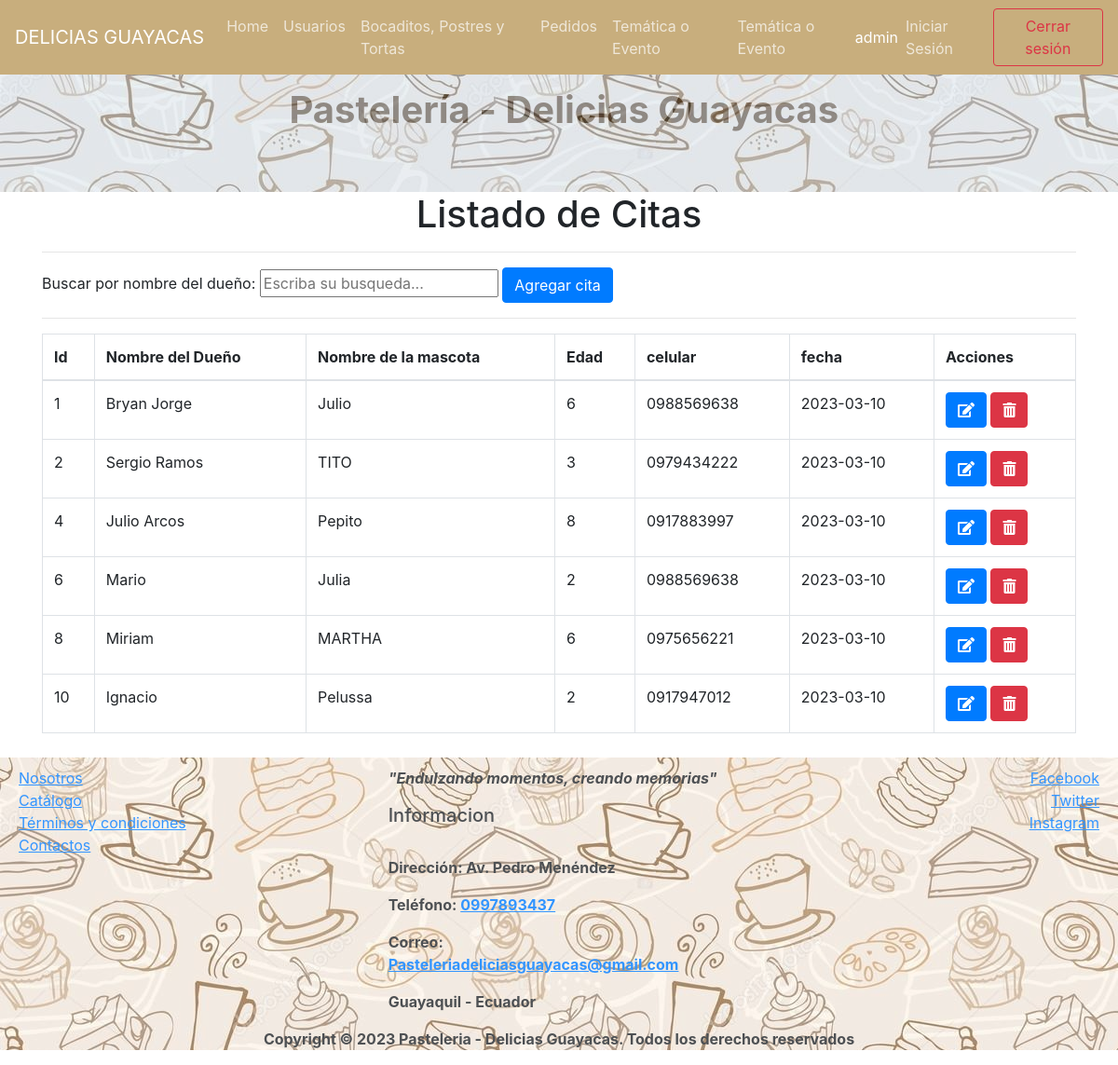
Screenshot of /index.php?c=Citas&f=index (signed in) with the database file from the repository.
### tables this page shows
CREATE TABLE `citas` (
  `id` int(11) NOT NULL,
  `duenio` varchar(40) NOT NULL,
  `nmascotas` varchar(20) NOT NULL,
  `edad` int(11) NOT NULL,
  `celular` varchar(10) NOT NULL,
  `fecha` date NOT NULL
);

### controller/FrontController.php (called while the page is built, shortened)
<?php
class FrontController {
    public function ruteo()
    {
        $funcion = (!empty($_REQUEST['f'])) ? htmlentities($_REQUEST['f']) : FUNCION_PRINCIPAL;
        $cont = new  $controlador();
        $cont->$funcion();
    }
}
?>

### index.php (called while the page is built)
<?php
require_once 'controller/FrontController.php';
$front = new FrontController();
$front->ruteo();

### config/Conexion.php (called while the page is built)
<?php
class Conexion {
    public static function getConexion() {
         $dsn = 'mysql:host=localhost;port=3310;dbname=' . DBNAME;
        $conexion = null;
        try {
            $conexion = new PDO($dsn, DBUSER, DBPASSWORD);
             $conexion->setAttribute(PDO::ATTR_ERRMODE, PDO::ERRMODE_EXCEPTION);
        } catch (Exception $e) {
            echo $e;
            die("error " . $e->getMessage());
        }
        return $conexion;
    }
}

### model/dao/citasDao.php (called while the page is built, shortened)
<?php
require_once "config/Conexion.php";
class citasDao
{
    private $con;
    static private $getAll = "SELECT * FROM citas";
    public function __construct()
    {
        $this->con = Conexion::getConexion();
    }
    public function getAll()
    {
        $stmt = $this->con->prepare(citasDao::$getAll);
        $stmt->execute();
        return $stmt->fetchAll(PDO::FETCH_ASSOC);
    }
}
?>

### view/citas/citas.list.admin.php (the view, shortened to what this page needs)
<?php require_once HEADER?>
    <div class="container">
        <div class="row">
            <div class="col-md-12">
                <h1 class="text-center">Listado de Citas</h1>
                <hr>
                <div>
                    <label for="b">Buscar por nombre del dueño:</label>
                    <input type="text" name="b" id="b" placeholder="Escriba su busqueda...">  <a href="index.php?c=citas&f=newcitas" class="btn btn-primary"> Agregar cita</a>
                </div>
                <hr>
                <table class="table table-bordered table-hover">
                    <thead>
                        <tr>
                            <th>Id</th>
                            <th>Nombre del Dueño</th>
                            <th>Nombre de la mascota</th>
                            <th>Edad</th>
                            <th>celular</th>
                            <th>fecha</th>
                            <th>Acciones</th>
                        </tr>
                    </thead>
                    <tbody class="JSON">
                        <?php foreach($rescitas as $citas){ ?>
                        <tr>
                            <td><?php echo $citas['id'] ?></td>
                            <td><?php echo $citas['duenio'] ?></td>
                            <td><?php echo $citas['nmascotas'] ?></td>
                            <td><?php echo $citas['edad'] ?></td>
                            <td><?php echo $citas['celular'] ?></td>
                            <td><?php echo $citas['fecha'] ?></td>
                            <td>
                                <a href="index.php?c=citas&f=editcitas&id=<?php echo $citas['id'] ?>" class="btn btn-primary"><i class="fas fa-edit"></i></a>
                                <a onclick="if(!confirm('¿Esta seguro de eliminar: <?php echo $citas['duenio'] ?>?'))return false;"
                                href="index.php?c=citas&f=deletecitas&id=<?php echo $citas['id'] ?>" class="btn btn-danger"><i class="fas fa-trash-alt"></i></a>
                            </td>
                        </tr>
                        <?php }?>
                    </tbody>
                </table>
            </div>
        </div>
    </div>
<?php require_once FOOTER?>

### controller/CitasController.php (shortened to what this page needs)
<?php
require_once 'model/dao/citasDao.php';
class CitasController
{
    public function index()
    {
        $this->model=new citasDao();
        $rescitas = $this->model->getAll();
        if (empty($_SESSION[ID_ROLE]) || $_SESSION[ID_ROLE] == '2') {
            require_once VCITAS . 'list.php';
        }else{
            require_once VCITAS . 'list.admin.php';
        }
    }
}
?>

### view/templates/header.php (shortened to what this page needs)
<!DOCTYPE html>
<html>
    <head>
        <link href="assets/css/bootstrap.min.css" rel="stylesheet">
        <link href="assets/css/styles.css" rel="stylesheet">
        <link rel="stylesheet"
        href="https://use.fontawesome.com/releases/v5.6.3/css/all.css"
>
    </head>
    <body>
        <nav class="barraNavegacion navbar navbar-expand-md navbar-dark fixed-top">
            <a class="navbar-brand" href="index.php">DELICIAS GUAYACAS</a>
            <ul class="navbar-nav mr-auto">
                <li class="nav-item"><a class="nav-link" href="index.php">Home</a></li>
                <?php if (empty($_SESSION[ID_ROLE]) || $_SESSION[ID_ROLE] == '1'){?>
                    <li class="nav-item"><a class="nav-link" href="index.php?c=Clientes&f=index">Usuarios</a></li>
                <?php } else if (empty($_SESSION[ID_ROLE]) || $_SESSION[ID_ROLE] == '2'){?>
                    <li class="nav-item"><a class="nav-link" aria-current="page" href="index.php?c=Info">Quienes somos</a></li>
                <?php } else{?>
                    <li class="nav-item"><a class="nav-link" aria-current="page" href="index.php?c=Info">Gerente</a></li>
                <?php }?>
                <li class="nav-item"><a class="nav-link" href="index.php?c=Citas&f=index">Bocaditos, Postres y Tortas</a></li>
                <li class="nav-item"><a class="nav-link" href="index.php?c=Productos&f=index">Pedidos</a></li>
                <li class="nav-item"><a class="nav-link" href="index.php?c=Eventos&f=index">Temática o Evento</a></li>
                <li class="nav-item"><a class="nav-link" href="index.php?c=Servicios&f=index">Temática o Evento</a></li>
            </ul>
            <ul class="navbar-nav ml-auto">
                <li class="nav-item my-auto"><span style="color:white"><?php
                if (isset($_SESSION[NAME_USER])) {
                    echo $_SESSION['name'];
                }else{
                    echo 'Usuario';
                }?> </span></li>
                <li class="nav-item"><a class="nav-link" href="index.php?c=index&f=index&p=login">Iniciar Sesión</a></li>
            </ul>
            <?php
            if (isset($_SESSION['name']) && isset($_SESSION['role'])) {
                echo '<a class="btn btn-outline-danger" href="index.php?c=auth&f=logout">Cerrar sesión</a>';
            }
            ?>
        </nav>
        <div class="fondo">
            <h1 class="jumbotron text-center titNivel1">
                <strong>
                Pastelería - Delicias Guayacas
                </strong>
            </h1>
        </div>

### view/templates/footer.php (shortened to what this page needs)
<footer class="footer fondo">
    <div class="row">
        <div class="col-sm-4 d-flex flex-column">
            <a href="">Nosotros</a>
            <a href="">Cat&aacute;logo</a>
            <a href="">T&eacute;rminos y condiciones</a>
            <a href="">Contactos</a>
        </div>
        <div class="col-sm-4 d-flex flex-column align-items-center" >
        <strong>
        <address>
            <p><i>"Endulzando momentos, creando memorias"</i><br>
            <h5>Informacion</h5> <br>
			<p>Dirección: Av. Pedro Menéndez </p>
			<p>Teléfono: <a href="telefono">0997893437</a></p>
            <p>Correo: <a href = "email: Pasteleriadeliciasguayacas@gmail.com">Pasteleriadeliciasguayacas@gmail.com</a></p>
            <p>Guayaquil - Ecuador</p>
            </address>
            </strong>
        </div>
        <div class="col-sm-4 d-flex flex-column align-items-end">
            <a href="http://www.facebook.com/">Facebook</a>
            <a href="http://www.twitter.com/">Twitter</a>
            <a href="http://www.instagram.com/">Instagram</a>
        </div>
    </div>
    <div >
        <strong>
        <p class="text-center"> Copyright © <?php echo date('Y'); ?> Pasteleria - Delicias Guayacas. Todos los derechos reservados</p>
        </strong>
    </div>
</footer>
</body>
</html>

### assets/css/styles.css (style rules this page uses)
.barraNavegacion { background: #007bff; }
.barraNavegacion ul li a { color: rgba(255,255,255,.7) !important; }
.jumbotron { opacity: 0.8; color: black; margin-top: 30px; margin-bottom: 0px; }
.titNivel1 { color: #007bff; background: #cee6ff; border-radius: 0px; }
.footer { padding: 10px 20px 0px 20px; background-color: #dedede; opacity: 0.8; margin-top: 10px; margin-bottom: 0px; }
.footer a { color: #007bff; text-decoration: underline; }

### view/templates/header.php (style rules this page uses)
.fondo { background-image: url('assets/images/FProyect.jpg'); }
.barraNavegacion { background-color: #C8AE7D; }
.titNivel1 { color: #C8AE7D; background: #cee6ff; border-radius: 0px; }
.jumbotron { opacity: 0.4; color: black; margin-top: 30px; margin-bottom: 0px; }

### rows the page displays
citas: id "1", duenio "Bryan Jorge", nmascotas "Julio", edad "6", celular "0988569638", fecha "2023-03-10"
citas: id "2", duenio "Sergio Ramos", nmascotas "TITO", edad "3", celular "0979434222", fecha "2023-03-10"
citas: id "4", duenio "Julio Arcos", nmascotas "Pepito", edad "8", celular "0917883997", fecha "2023-03-10"
citas: id "6", duenio "Mario", nmascotas "Julia", edad "2", celular "0988569638", fecha "2023-03-10"
citas: id "8", duenio "Miriam", nmascotas "MARTHA", edad "6", celular "0975656221", fecha "2023-03-10"
citas: id "10", duenio "Ignacio", nmascotas "Pelussa", edad "2", celular "0917947012", fecha "2023-03-10"

### other values shown
$_SESSION['name'] "admin"
